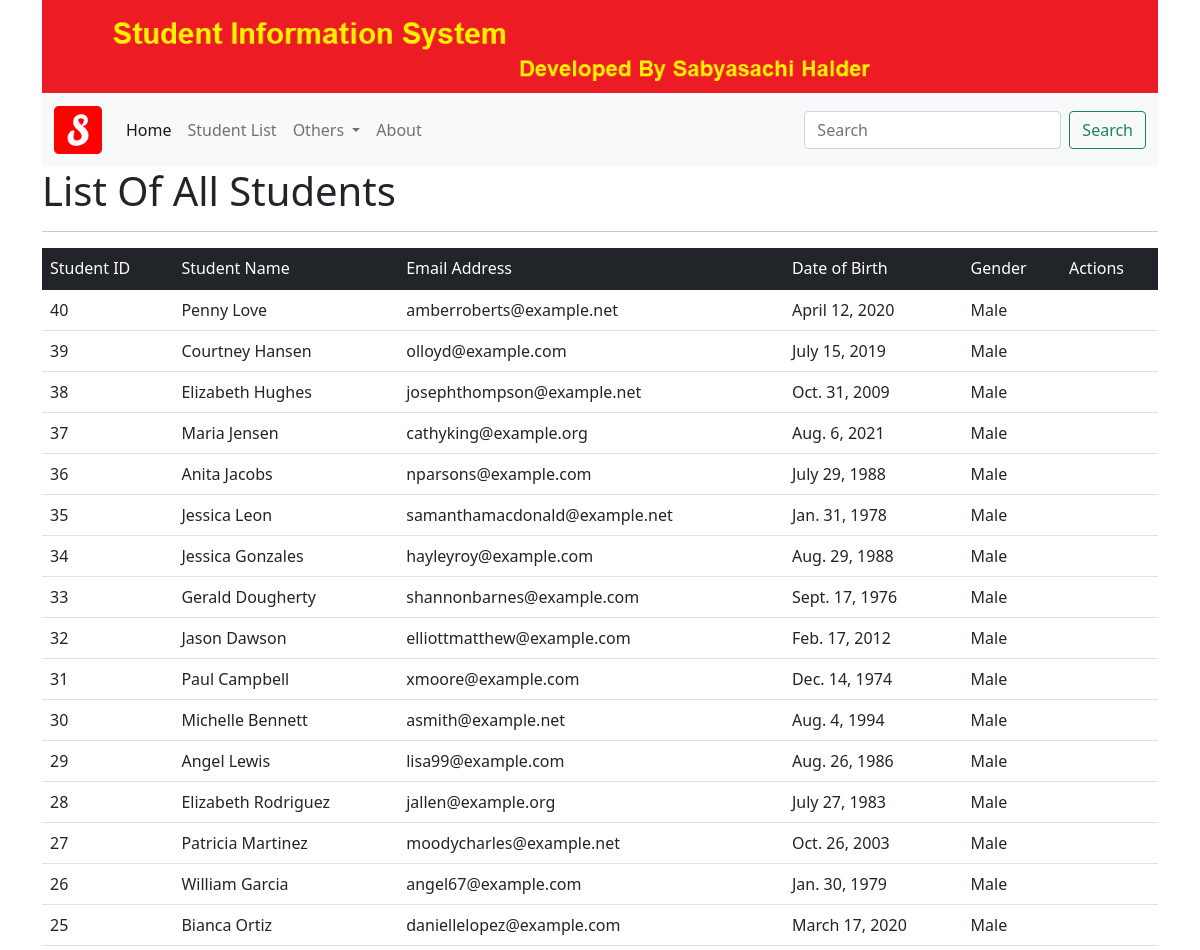
Before: /stud/list/ (upper part) with the older database file.
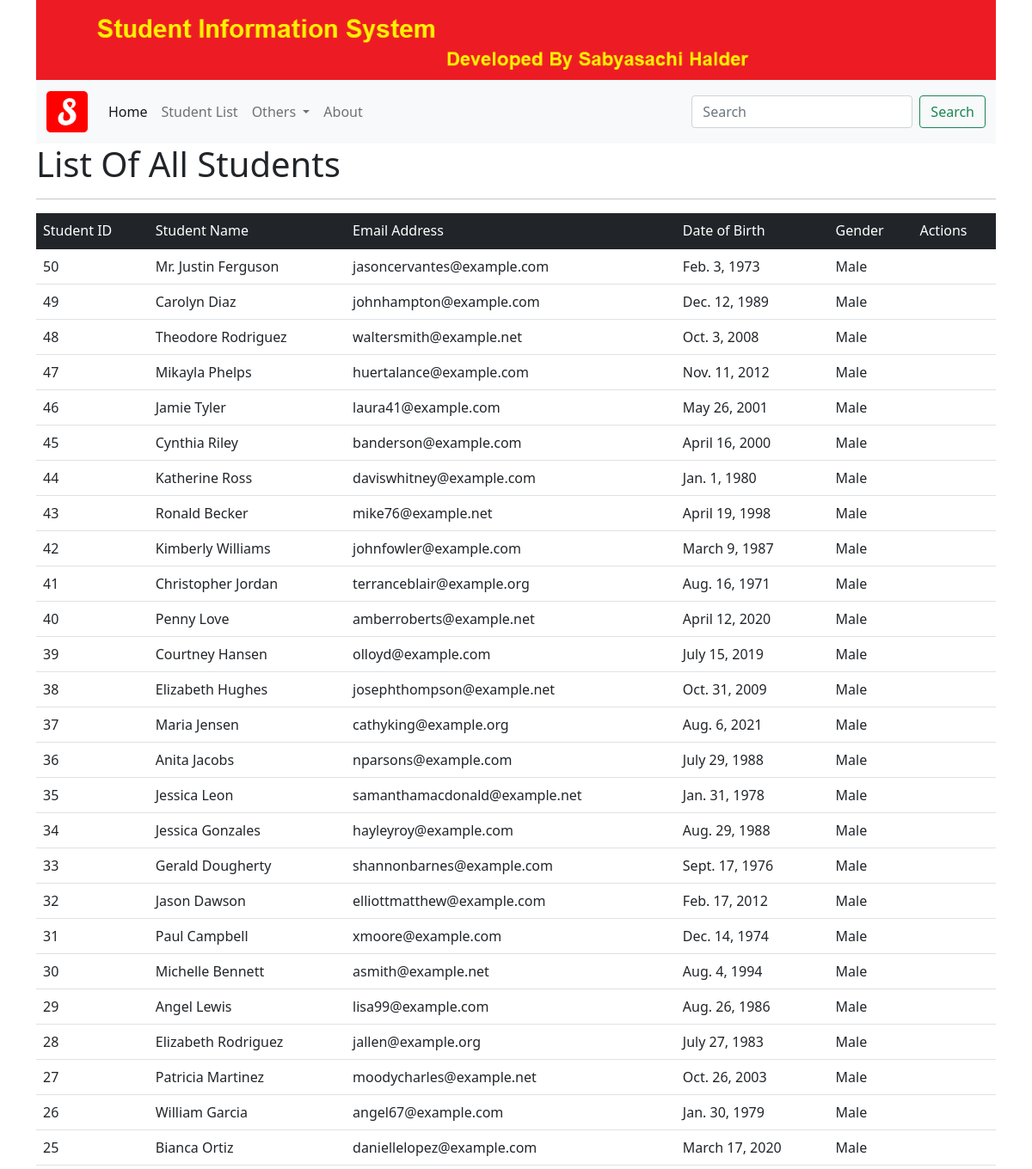
After: the same page with the newer database file.
### studentapp/models.py (models this page shows, shortened)
class Student(models.Model):
    GENDER_CHOICES = [('Male', 'Male'),('Femail', 'Femail'),]
    name = models.CharField(max_length = 100)
    email = models.EmailField(unique=True,blank = True, null = True)
    dob= models.DateField(default=datetime.now,blank=True)
    gender = models.CharField(max_length=6, choices=GENDER_CHOICES, default='Mail')

### studentapp/views.py (the view)
# urls.py: path('list/', views.list,name = 'list'),
def list(request):
    students = Student.objects.order_by('-id')
    context = {'title ' : 'Student List', 'students': students}
    return render(request, 'stud/list.html',context)

### templates/stud/list.html (shortened to what this page needs)
{% extends 'base.html' %}
{% load static %}
{% block content %}
<div>
  <h1>List Of All Students</h1>
  <hr>
</div>
<div>
  <table class="table   table-hover">
    <thead class="table-dark">
      <tr>
        <td>Student ID</td>
        <td>Student Name</td>
        <td>Email Address</td>
        <td>Date of Birth</td>
        <td>Gender</td>
        <td>Actions</td>
      </tr>
    </thead>
    <tbody>
      {% for stud in students %}
      <tr>
        <td>{{stud.id}}</td>
        <td>{{ stud.name }}</td>
        <td>{{ stud.email }}</td>
        <td>{{ stud.dob }}</td>
        <td>{{ stud.gender }}</td>
        <td></td>
      </tr>
      {% endfor %}
    </tbody>
  </table>
</div>
</div>
{% endblock content %}

### templates/base.html (shortened to what this page needs)
{% load static %}
<!DOCTYPE html>
<html lang="en">
<head>
    <link href="https://cdn.jsdelivr.net/npm/bootstrap@5.1.3/dist/css/bootstrap.min.css" rel="stylesheet">
</head>
<body>
    <div class= "container">
        <div>
            <img src="{% static 'images/logo.png' %}" alt="" width = 100% >
        </div>
        <div>
            {% include 'navbar.html' %}
        </div>
        <main>
            <div style="min-height: 600px;">
                {% block content %}
                {% endblock content %}
            </div>
</body>
</html>

### templates/navbar.html (shortened to what this page needs)
{% load static %}
<nav class="navbar navbar-expand-lg navbar-light bg-light">
    <div class="container-fluid">
      <a class="navbar-brand" href="{% url 'home' %}">
          <img src="{% static 'images/favicon.ico' %}" alt="">
      </a>
      <div class="collapse navbar-collapse" id="navbarSupportedContent">
        <ul class="navbar-nav me-auto mb-2 mb-lg-0">
          <li class="nav-item">
            <a class="nav-link active" aria-current="page" href="{% url 'home' %}">Home</a>
          </li>
          <li class="nav-item">
            <a class="nav-link" href="{% url 'list' %}">Student List</a>
          </li>
          <li class="nav-item dropdown">
            <a class="nav-link dropdown-toggle" href="#" id="navbarDropdown" role="button" data-bs-toggle="dropdown" aria-expanded="false">
              Others
            </a>
          </li>
          <li class="nav-item">
            <a class="nav-link" href="{% url 'about' %}">About</a>
          </li>
        </ul>
        <form class="d-flex">
          <input class="form-control me-2" type="search" placeholder="Search" aria-label="Search">
          <button class="btn btn-outline-success" type="submit">Search</button>
        </form>
      </div>
    </div>
  </nav>

Changed rows visible on the page:
added Student: id "50", name "Mr. Justin Ferguson", email "jasoncervantes@example.com", dob "Feb. 3, 1973", gender "Male"
added Student: id "49", name "Carolyn Diaz", email "johnhampton@example.com", dob "Dec. 12, 1989", gender "Male"
added Student: id "48", name "Theodore Rodriguez", email "waltersmith@example.net", dob "Oct. 3, 2008", gender "Male"
added Student: id "47", name "Mikayla Phelps", email "huertalance@example.com", dob "Nov. 11, 2012", gender "Male"
added Student: id "46", name "Jamie Tyler", email "laura41@example.com", dob "May 26, 2001", gender "Male"
added Student: id "45", name "Cynthia Riley", email "banderson@example.com", dob "April 16, 2000", gender "Male"
added Student: id "44", name "Katherine Ross", email "daviswhitney@example.com", dob "Jan. 1, 1980", gender "Male"
added Student: id "43", name "Ronald Becker", email "mike76@example.net", dob "April 19, 1998", gender "Male"
added Student: id "42", name "Kimberly Williams", email "johnfowler@example.com", dob "March 9, 1987", gender "Male"
added Student: id "41", name "Christopher Jordan", email "terranceblair@example.org", dob "Aug. 16, 1971", gender "Male"
